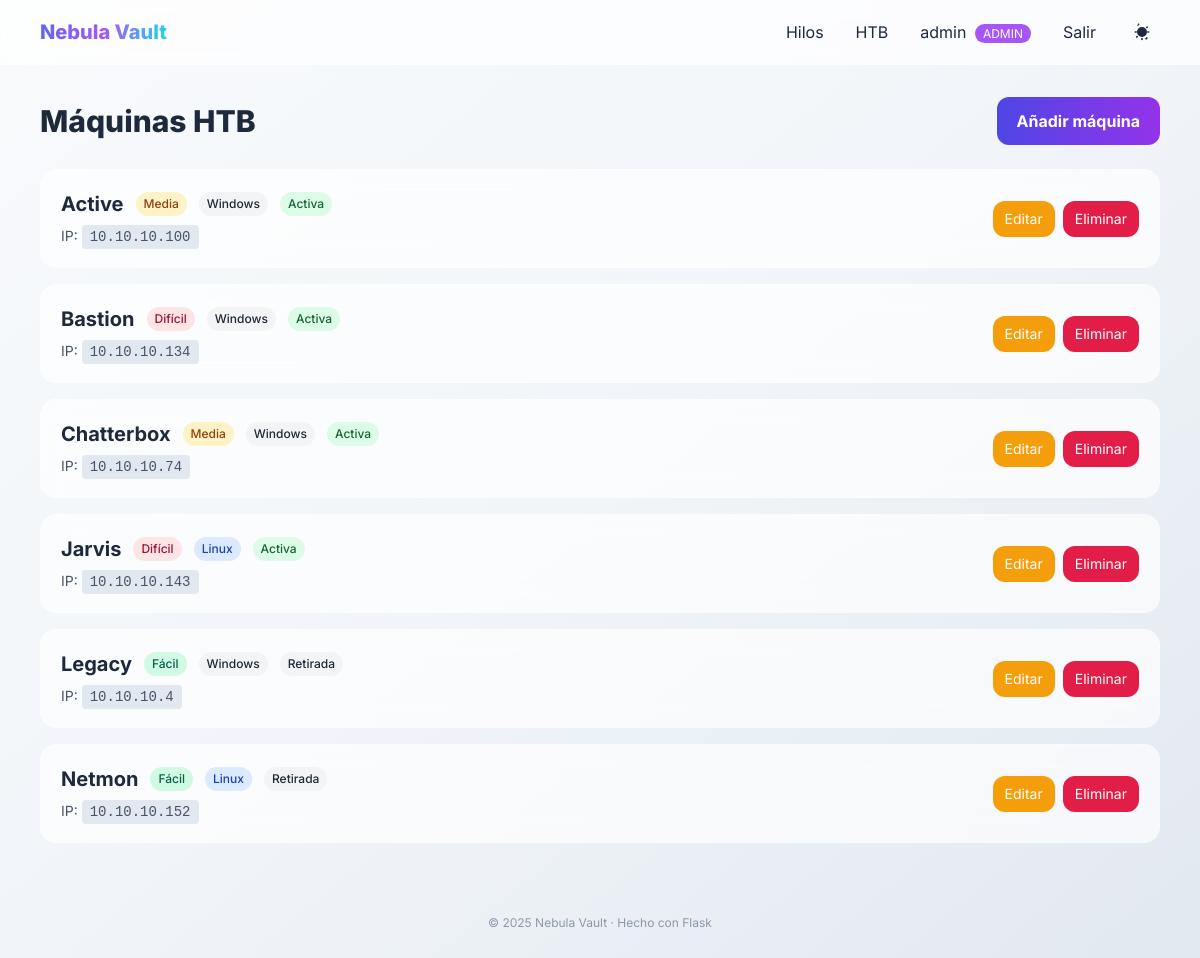
The app's page /htb (signed in) with its own data.
### tables this page shows
CREATE TABLE htb_machines (
            id INTEGER PRIMARY KEY AUTOINCREMENT,
            name TEXT NOT NULL,
            difficulty TEXT NOT NULL,
            os TEXT NOT NULL,
            ip TEXT,
            status TEXT DEFAULT 'Activa',
            created_at TEXT DEFAULT CURRENT_TIMESTAMP
        );

### app.py (the view)
@app.route("/htb")
def htb():
    if not session.get("user"):
        return redirect(url_for("login"))
    db = get_db()
    cur = db.cursor()
    cur.execute("SELECT * FROM htb_machines ORDER BY name")
    machines = cur.fetchall()
    return render_template("htb.html", machines=machines, title="Máquinas HTB")

### app.py (called while the page is built)
def get_db():
    db = sqlite3.connect(DB_PATH)
    db.row_factory = sqlite3.Row
    return db

### templates/htb.html (shortened to what this page needs)
{% extends 'base.html' %}
{% block content %}
<div class="flex items-center justify-between mb-6">
  <h2 class="text-2xl md:text-3xl font-extrabold">Máquinas HTB</h2>
  {% if session.get('user') == 'admin' %}
    <a href="{{ url_for('add_htb') }}" class="px-5 py-3 rounded-xl font-bold text-white bg-gradient-to-r from-indigo-600 to-purple-600 lift">Añadir máquina</a>
  {% endif %}
</div>
<div class="grid gap-4">
  {% for machine in machines %}
    <div class="glass rounded-2xl p-5 border border-white/20 lift">
      <div class="flex flex-col md:flex-row md:items-center justify-between gap-4">
        <div class="flex-1">
          <div class="flex items-center gap-3 mb-2">
            <h3 class="text-lg md:text-xl font-bold">{{ machine['name'] }}</h3>
            <span class="px-2 py-1 rounded-full text-xs font-medium
              {% if machine['difficulty'] == 'Fácil' %}bg-emerald-100 text-emerald-800
              {% elif machine['difficulty'] == 'Media' %}bg-amber-100 text-amber-800
              {% elif machine['difficulty'] == 'Difícil' %}bg-rose-100 text-rose-800
              {% else %}bg-purple-100 text-purple-800{% endif %}">
              {{ machine['difficulty'] }}
            </span>
            <span class="px-2 py-1 rounded-full text-xs font-medium
              {% if machine['os'] == 'Linux' %}bg-blue-100 text-blue-800
              {% else %}bg-gray-100 text-gray-800{% endif %}">
              {{ machine['os'] }}
            </span>
            <span class="px-2 py-1 rounded-full text-xs font-medium
              {% if machine['status'] == 'Activa' %}bg-green-100 text-green-800
              {% else %}bg-gray-100 text-gray-800{% endif %}">
              {{ machine['status'] }}
            </span>
          </div>
          {% if machine['ip'] %}
            <p class="text-sm text-slate-600 dark:text-slate-300">IP: <code class="bg-slate-200 dark:bg-slate-800 px-2 py-1 rounded">{{ machine['ip'] }}</code></p>
          {% endif %}
        </div>
        {% if session.get('user') == 'admin' %}
          <div class="flex gap-2">
            <a href="{{ url_for('edit_htb', id=machine['id']) }}" class="px-3 py-2 rounded-xl bg-amber-500 text-white text-sm lift">Editar</a>
            <a href="{{ url_for('delete_htb', id=machine['id']) }}" class="px-3 py-2 rounded-xl bg-rose-600 text-white text-sm lift" onclick="return confirm('¿Eliminar esta máquina?');">Eliminar</a>
          </div>
        {% endif %}
      </div>
    </div>
  {% endfor %}
</div>
{% endblock %}

### static/style.css (style rules this page uses)
:root { --ring: 0 0% 100%; }
body { transition: background-color .4s ease, color .4s ease; }
.glass { backdrop-filter: blur(12px); -webkit-backdrop-filter: blur(12px); background: rgba(255,255,255,.65); }
.lift { transition: transform .2s ease, box-shadow .2s ease; }

### templates/base.html (style rules this page uses)
body { font-family:Inter,ui-sans-serif,system-ui; }

### records on screen
htb_machines: name "Active", difficulty "Media", os "Windows", status "Activa", ip "10.10.10.100"
htb_machines: name "Bastion", difficulty "Difícil", os "Windows", status "Activa", ip "10.10.10.134"
htb_machines: name "Chatterbox", difficulty "Media", os "Windows", status "Activa", ip "10.10.10.74"
htb_machines: name "Jarvis", difficulty "Difícil", os "Linux", status "Activa", ip "10.10.10.143"
htb_machines: name "Legacy", difficulty "Fácil", os "Windows", status "Retirada", ip "10.10.10.4"
htb_machines: name "Netmon", difficulty "Fácil", os "Linux", status "Retirada", ip "10.10.10.152"

### other values on screen
{{ session['user'] }} "admin"
